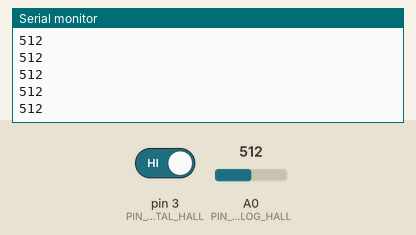
Simulated run of this sketch. Board: Arduino Uno, built with avr-gcc and run on an emulated ATmega328P. Parts: the last lines printed to the serial monitor. The test bench sets the inputs (shaded band); at power-on: pin 3 (PIN_DIGITAL_HALL) HIGH, A0 (PIN_ANALOG_HALL) = 512.

Above: at 1.2 s.
1.3 s: pin 3 (PIN_DIGITAL_HALL) driven LOW
2.8 s: A0 (PIN_ANALOG_HALL) set to 490
At 3.4 s:
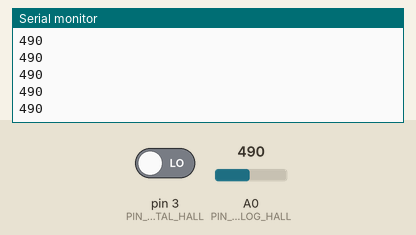
4.3 s: A0 (PIN_ANALOG_HALL) set to 510
At 4.8 s:
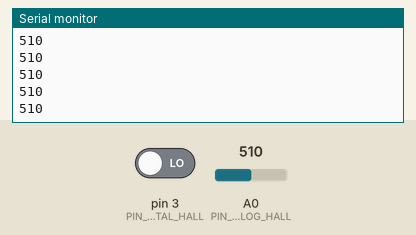
Timing chart, 0 to 7.3 s (numbered marks = the images above; inputs shaded):
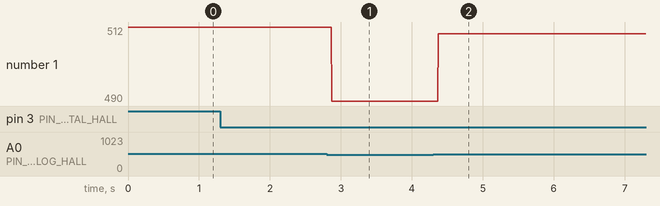

Measured:
- after the input at 2.8 s, the serial monitor: prints a new line after 0.07 s (image 1)
- after the input at 4.3 s, the serial monitor: prints a new line after 0.07 s (image 2)
- plotted number 1: 512 → 490 after the input at 2.8 s, 490 → 510 after the input at 4.3 s

The sketch:

main.ino
```cpp
/**
 * @file    main.ino
 * @author  Filippo Graziani
 * @date    03/03/2024
 * @brief   A sample code for the linear hall sensor (KY024)
 * Connections:
 * Sensor       -----       Arduino Uno
 * A0                       A0
 * G                        GND
 * +                        5V
 * D0                       D3
 */

#include "Arduino.h"
#include <stdint.h>

void irq_hall_detect();

#define     PIN_ANALOG_HALL     (A0)
#define     PIN_DIGITAL_HALL    (3)

static volatile bool b_detected(false);

/**
 * @brief   Setup function.
 * @par     Description
 * Setting of the Arduino's pins and the serial port.
 * @return  Nothing.
 */
void
setup ()
{
    Serial.begin(9600);

    while (!Serial)
    {
        /* Do nothing */
    }

    pinMode(PIN_ANALOG_HALL, INPUT);
    pinMode(PIN_DIGITAL_HALL, INPUT);
    attachInterrupt(digitalPinToInterrupt(PIN_DIGITAL_HALL), irq_hall_detect,
                                          FALLING);

}   /* setup() */

/**
 * @brief   Loop function.
 * @par     Description
 * A message is printed on the screen when a south pole magnetic field is
 * detected by the hall sensor.
 * Furthermore, the analog read of the sensor is displayed on the screen and can
 * be plotted through the Serial Plotter.
 * @return  Nothing.
 */
void
loop ()
{
    static uint32_t debounce_time_ms(0);

    Serial.println(analogRead(PIN_ANALOG_HALL));

    if ((true == b_detected) && (0 == debounce_time_ms))
    {
        Serial.println("Magnetic field detected!");
        debounce_time_ms = millis();
    }

    if ((0 != debounce_time_ms) && ((millis() - debounce_time_ms) > 500))
    {
        debounce_time_ms = 0;
        b_detected = false;
        attachInterrupt(digitalPinToInterrupt(PIN_DIGITAL_HALL),
                                              irq_hall_detect,
                                              FALLING);
    }
}   /* loop() */

/**
 * @brief   Interrupt function.
 * @par     Description
 * Detection of a magnetic field (south pole).
 * @return  Nothing.
 */
void
irq_hall_detect ()
{
    b_detected = true;
}   /* irq_hall_detect() */


/*** End of file ***/
```
